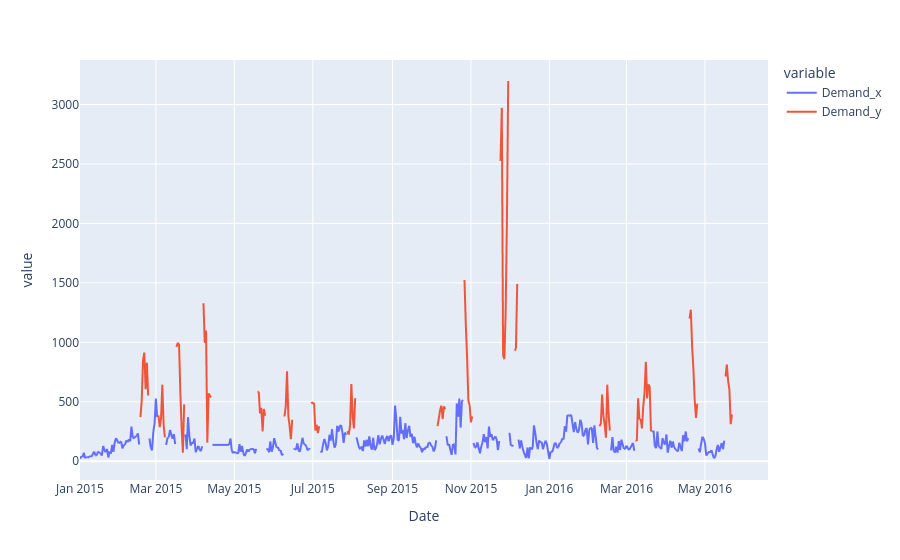

Write notebook code for a chart like this one.
### Code cell
# one more idea: let's run abc-analysis for non-promo days only
idx = ts_retail['Promo'].fillna(0)==0
(ts_retail[idx &(ts_retail['SKU_id']==1) & (ts_retail.Store_id==1)][['Demand']]).merge(
 ts_retail[~idx &(ts_retail['SKU_id']==1) & (ts_retail.Store_id==1)][['Demand']], how='outer', right_index = True, left_index = True).plot()

### Figure 1 — Plotly figure (JSON) as saved in the notebook; plotly's stock layout.template omitted (floating-point values rounded to 4 significant figures; data arrays with more than 128 entries replaced by an {"elided": "..."} marker saying what was removed)
{"data": [{"hovertemplate": "variable=Demand_x<br>Date=%{x}<br>value=%{y}<extra></extra>", "legendgroup": "Demand_x", "line": {"color": "#636efa", "dash": "solid"}, "marker": {"symbol": "circle"}, "mode": "lines", "name": "Demand_x", "showlegend": true, "type": "scattergl", "x": {"elided": "536 str values"}, "xaxis": "x", "y": {"elided": "536 float values"}, "yaxis": "y"}, {"hovertemplate": "variable=Demand_y<br>Date=%{x}<br>value=%{y}<extra></extra>", "legendgroup": "Demand_y", "line": {"color": "#EF553B", "dash": "solid"}, "marker": {"symbol": "circle"}, "mode": "lines", "name": "Demand_y", "showlegend": true, "type": "scattergl", "x": {"elided": "536 str values"}, "xaxis": "x", "y": {"elided": "536 float values"}, "yaxis": "y"}], "layout": {"legend": {"title": {"text": "variable"}, "tracegroupgap": 0}, "margin": {"t": 60}, "xaxis": {"anchor": "y", "domain": [0.0, 1.0], "title": {"text": "Date"}}, "yaxis": {"anchor": "x", "domain": [0.0, 1.0], "title": {"text": "value"}}}}
